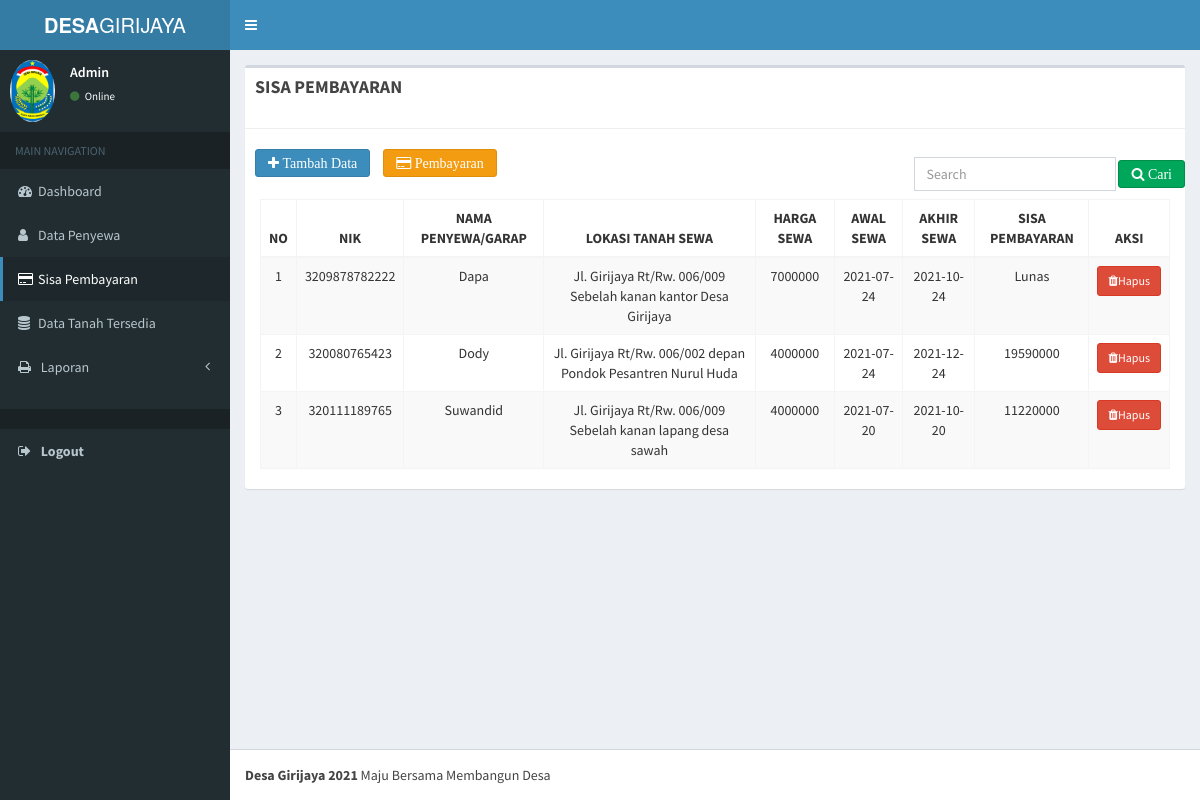
Screenshot of /Pembayaran/index with the database file from the repository.
### tables this page shows
CREATE TABLE `pembayaran` (
  `id_pembayaran` int(11) NOT NULL,
  `id_penduduk` int(11) NOT NULL,
  `id_tanah` int(50) NOT NULL,
  `pembayaran` int(50) NOT NULL,
  `tgl_awal` date DEFAULT NULL,
  `tgl_akhir` date DEFAULT NULL,
  `sisa` varchar(50) NOT NULL
);

CREATE TABLE `penduduk` (
  `id` int(11) NOT NULL,
  `nik` double NOT NULL,
  `nama` varchar(50) NOT NULL,
  `ttl` date NOT NULL,
  `alamat` varchar(50) NOT NULL,
  `kedusunan` varchar(50) NOT NULL
);

CREATE TABLE `tanah` (
  `id` int(11) NOT NULL,
  `lokasi` varchar(100) NOT NULL,
  `ukuran` int(100) NOT NULL,
  `biaya` int(100) NOT NULL,
  `status` int(1) NOT NULL
);

### application/controllers/Pembayaran.php (called while the page is built, shortened)
<?php
class Pembayaran extends CI_Controller
{
    function __construct()
    {
        $this->load->model('M_pembayaran');
        $this->load->model('M_tanah');
        $this->load->model('M_penyewa');
    }
    public function index()
    {
        $config['base_url']     = site_url('Pembayaran/index');
        $config['total_rows']   = $this->db->count_all('pembayaran');
        $config['per_page']     = 10;
        $config['url_segment']  = 3;
        $choice = $config["total_rows"] / $config['per_page'];
        $config["num_links"]    = floor($choice);
        $config['first_link']   = 'First';
        $config['last_link']    = 'Last';
        $config['next_link']    = 'Selanjutnya';
        $config['prev_link']    = 'Sebelumnya';
        $config['full_tag_open']    = '<div class="pagging text-center"><nav><ul class="pagination justify-content-center">';
        $config['full_tag_close']   = '</ul></nav></div>';
        $config['num_tag_open']     = '<li class="page-item"><span class="page-link">';
        $config['num_tag_close']    = '</span></li>';
        $config['cur_tag_open']     = '<li class="page-item active"><span class="page-link">';
        $config['cur_tag_close']    = '</span></li>';
        $config['next_tag_open']    = '<li class="page-item"><span class="page-link">';
        $config['next_tagl_close']  = '<span aria-hidden="true">&raquo</span></span></li>';
        $config['prev_tag_open']    = '<li class="page-item"><span class="page-link">';
        $config['prev_tagl_close']  = '</span>Next</li>';
        $config['first_tag_open']   = '<li class="page-item"><span class="page-link ">';
        $config['first_tagl_close'] = '</span></li>';
        $config['last_tag_open']    = '<li class="page-item"><span class="page-link">';
        $config['last_tagl_close']  = '</span></li>';
        $this->pagination->initialize($config);
        $data['page']   = ($this->uri->segment(3)) ? $this->uri->segment(3) : 0;
        $data['belum'] = $this->M_pembayaran->tampil_data2();
        $data['pembayaran'] = $this->M_pembayaran->tampil_data($config["per_page"], $data['page']);
        $data['pagination'] = $this->pagination->create_links();
        $data['pembayaran'] = $this->M_pembayaran->tampil_data();
        $data['tanah'] = $this->M_tanah->tampil();
        $data['penduduk'] = $this->M_penyewa->tampil();
        $this->load->view('templet/header');
        $this->load->view('templet/sidebar');
        $this->load->view('admin/sisa_pembayaran', $data);
        $this->load->view('templet/footer');
    }
}

### index.php (called while the page is built, shortened)
<?php
require_once BASEPATH.'core/CodeIgniter.php';

### application/libraries/Fungsi.php (called while the page is built, shortened)
<?php
class Fungsi
{
    protected $ci;
    function __construct()
    {
        $this->ci = &get_instance();
    }
    function user_login()
    {
        $id = $this->ci->session->userdata('id');
        $userdata = $this->ci->M_login->get($id)->row();
        return $userdata;
    }
}

### application/models/M_login.php (called while the page is built, shortened)
<?php
class M_login extends CI_Model
{
    public function get($id = null)
    {
        $this->db->from('login');
        $query = $this->db->get();
        return $query;
    }
}

### application/models/M_pembayaran.php (called while the page is built, shortened)
<?php
class M_pembayaran extends CI_Model
{
    public function tampil_data()
    {
        $this->db->order_by('nama', 'ASC');
        return $this->db->from('pembayaran')
            ->join('penduduk', 'penduduk.id=pembayaran.id_penduduk')
            ->join('tanah', 'tanah.id=pembayaran.id_tanah')
            ->get()
            ->result();
    }
    public function tampil_data2()
    {
        $this->db->order_by('nama', 'ASC');
        return $this->db->from('pembayaran')->where_not_in('sisa', array(0))
            ->join('penduduk', 'penduduk.id=pembayaran.id_penduduk')
            ->join('tanah', 'tanah.id=pembayaran.id_tanah')
            ->get()
            ->result();
    }
}

### application/views/admin/sisa_pembayaran.php (the view, shortened to what this page needs)
<div class="content-wrapper ">
    <section class="content">
        <div class="box">
            <div class="box-header">
                <h4 class="box-title"><strong> SISA PEMBAYARAN</strong></h4>
            </div>
            <hr>
            <button type="button" class="btn btn-primary fa fa-plus" data-toggle="modal" data-target="#exampleModal" style=" margin: 0px 0px 10px 10px;"> Tambah Data</button>
            <button type="button" class="btn btn-warning fa fa-credit-card" data-toggle="modal" id="pembayaran2" data-target="#pembayaran" style=" margin: 0px 0px 10px 10px;"> Pembayaran</button>
            <div class="navbar-form navbar-right">
                <?php echo form_open('Pembayaran/search') ?>
                <input type="text" name="keyword" class="form-control" placeholder="Search">
                <button type="submit" class="btn btn-success fa fa-search"> Cari</button>
                <?php echo form_close() ?>
            </div>
            <div class="table-responsive col-sm-12">
                <table class="table table-bordered table-striped">
                    <thead>
                        <tr>
                            <th class="text-center">NO</th>
                            <th class="text-center">NIK</th>
                            <th class="text-center">NAMA PENYEWA/GARAP </th>
                            <th class="text-center">LOKASI TANAH SEWA </th>
                            <th class="text-center">HARGA SEWA</th>
                            <th class="text-center">AWAL SEWA</th>
                            <th class="text-center">AKHIR SEWA</th>
                            <th class="text-center">SISA PEMBAYARAN</th>
                            <th colspan="3" class="text-center">AKSI</th>
                        </tr>
                    </thead>
                    <tbody>
                        <?php $no = 1;
                        foreach ($pembayaran as $row) { ?>
                            <tr>
                                <td class="text-center"><?= $no; ?></td>
                                <td class="text-center"><?= $row->nik ?></td>
                                <td class="text-center"><?= $row->nama ?></td>
                                <td class="text-center"><?= $row->lokasi ?></td>
                                <td class="text-center"><?= $row->biaya ?></td>
                                <td class="text-center"><?= $row->tgl_awal ?></td>
                                <td class="text-center"><?= $row->tgl_akhir ?></td>
                                <td class="text-center"><?php if ($row->sisa == 0) {
                                                            echo "Lunas";
                                                        } else {
                                                            echo $row->sisa;
                                                        }
                                                        ?></td>
                                <td class=" text-center" onclick="javascript: return confirm('Anda Yakin Ingin Menghapus')">
                                    <?php echo anchor('Pembayaran/hapus/' . $row->id_pembayaran, '<div class="btn btn-danger btn-sm"><i class="fa fa-trash"></i>Hapus</div>') ?>
                                </td>
                            </tr>
                        <?php $no++;
                        } ?>
                    </tbody>
                </table>
            </div>
        </div>
</div>
</body>
</html>

### application/views/templet/sidebar.php (shortened to what this page needs)
<aside class="main-sidebar">
    <section class="sidebar">
        <div class="user-panel">
            <div class="pull-left image">
                <img src="<?php echo base_url() ?>assets/dist/img/grj2.jpg" class="img-circle" alt="User Image">
            </div>
            <div class="pull-left info">
                <p><?php echo ucfirst($this->fungsi->user_login()->username) ?></p>
                <a href="#"><i class="fa fa-circle text-success"></i> Online</a>
            </div>
        </div>
        <ul class="sidebar-menu">
            <li class="header">MAIN NAVIGATION</li>
            <li <?= $this->uri->segment(1) == 'Welcome' ? 'class="active"' : '' ?>>
                <a href="<?php echo site_url() ?>/Welcome/index">
                    <i class="fa fa-dashboard" aria-hidden="true"></i><span>Dashboard</span>
                </a>
            </li>
            <li <?= $this->uri->segment(1) == 'Penyewa' ? 'class="active"' : '' ?>>
                <a href="<?php echo site_url() ?>/Penyewa/index">
                    <i class="fa fa-user" aria-hidden="true"></i><span>Data Penyewa</span>
                </a>
            </li>
            <li <?= $this->uri->segment(1) == 'Pembayaran' ? 'class="active"' : '' ?>>
                <a href="<?php echo site_url() ?>/Pembayaran/index">
                    <i class="fa fa-credit-card" aria-hidden="true"></i><span>Sisa Pembayaran</span>
                </a>
            </li>
            <li <?= $this->uri->segment(1) == 'Tanah' ? 'class="active"' : '' ?>>
                <a href="<?php echo site_url() ?>/Tanah/index">
                    <i class="fa fa-database" aria-hidden="true"></i><span>Data Tanah Tersedia</span>
                </a>
            </li>
            <li class="treeview" name="laporan">
                <a href="#">
                    <i class="fa fa-print"></i>
                    <span>Laporan</span>
                    <i class="fa fa-angle-left pull-right"></i>
                </a>
            </li>
            <br>
            <li class="header">
            <li>
                <a class="profile-pic " href="<?= base_url('login/logout') ?>">
                    <i class="fa fa-sign-out"></i>
                    <span class="text-white text-bold font-medium ">Logout</span></a>
            </li>
            </li>
        </ul>
    </section>
</aside>

### rows the page displays
pembayaran: id_penduduk.nik "3209878782222", id_penduduk.nama "Dapa", id_tanah.lokasi "Jl. Girijaya Rt/Rw. 006/009 Sebelah kanan kantor Desa Girijaya", id_tanah.biaya "7000000", tgl_awal "2021-07-24", tgl_akhir "2021-10-24", sisa "Lunas", id_pembayaran "Hapus"
pembayaran: id_penduduk.nik "320080765423", id_penduduk.nama "Dody", id_tanah.lokasi "Jl. Girijaya Rt/Rw. 006/002 depan Pondok Pesantren Nurul Huda", id_tanah.biaya "4000000", tgl_awal "2021-07-24", tgl_akhir "2021-12-24", sisa "19590000", id_pembayaran "Hapus"
pembayaran: id_penduduk.nik "320111189765", id_penduduk.nama "Suwandid", id_tanah.lokasi "Jl. Girijaya Rt/Rw. 006/009 Sebelah kanan lapang desa sawah", id_tanah.biaya "4000000", tgl_awal "2021-07-20", tgl_akhir "2021-10-20", sisa "11220000", id_pembayaran "Hapus"

### other values shown
$this->fungsi->user_login()->username "Admin"
